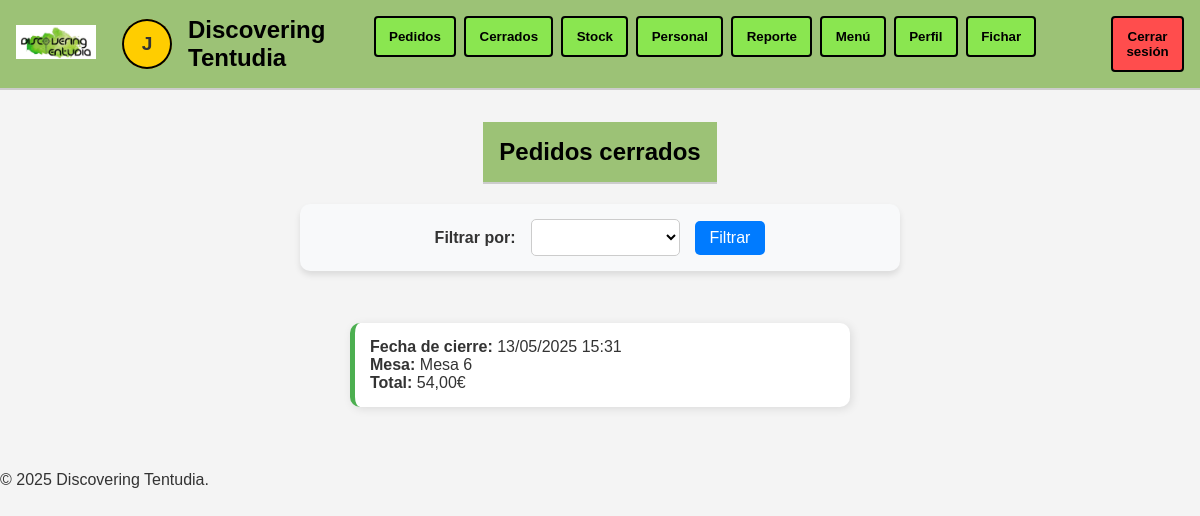
The page /pedidos_cerrados/ (signed in) on the database as committed earlier.
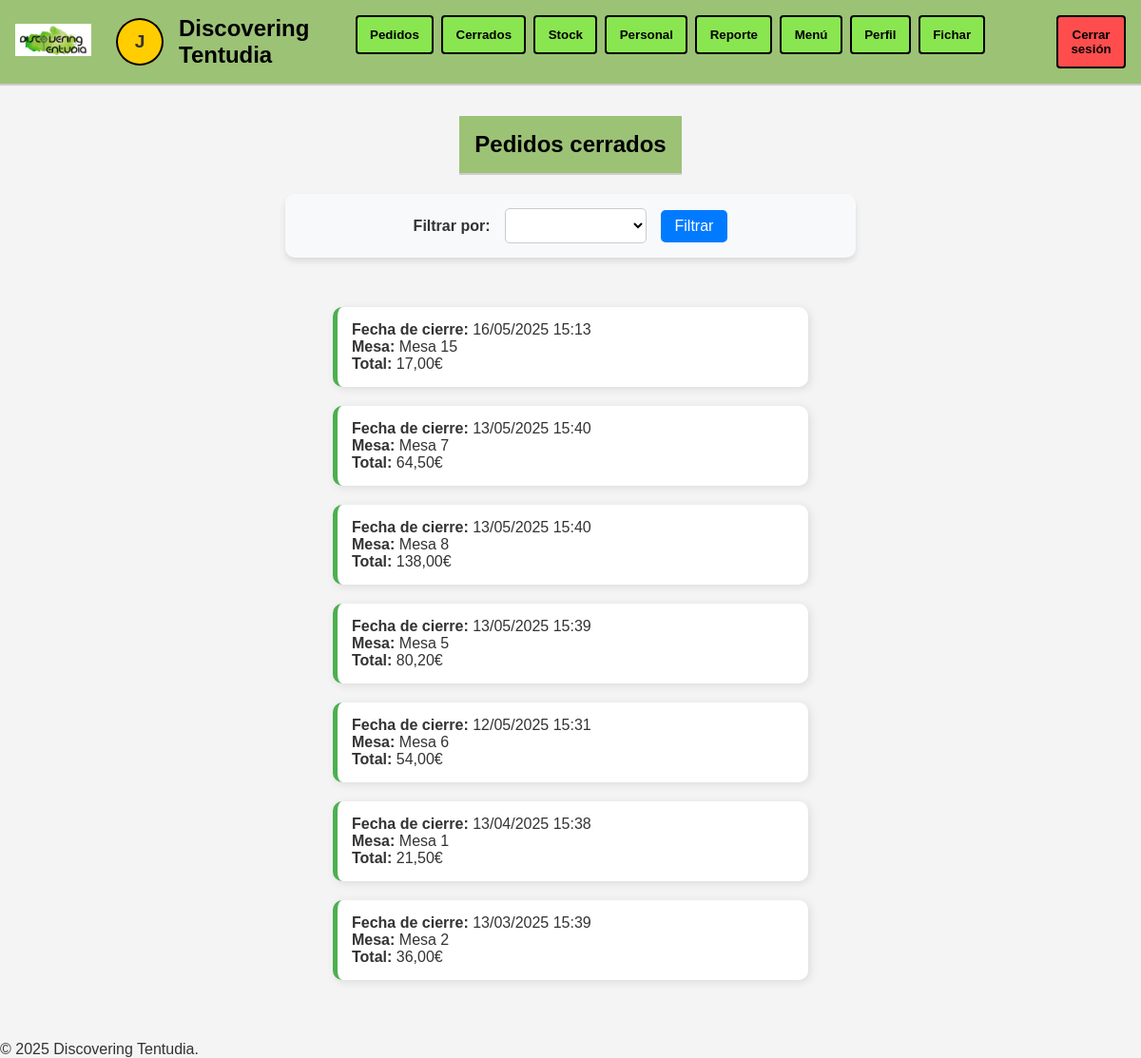
The same page on the database as committed later.
### tapAppGestion/models.py (models this page shows, shortened)
class Pedido(models.Model):
    mesa = models.CharField(max_length=50)
    numero_clientes = models.PositiveIntegerField()
    productos = models.ManyToManyField(Producto, through='PedidoProducto')
    camarero = models.ForeignKey(User, on_delete=models.CASCADE)  #camarero que toma el pedido
    pagado = models.BooleanField(default=False)
    fecha = models.DateTimeField(default=now)
    fecha_cierre = models.DateTimeField(null=True, blank=True)  # Fecha cuando se pagó

### tapAppGestion/views.py (the view)
# urls.py: path('pedidos_cerrados/', views.lista_pedidos_cerrados, name='lista_pedidos_cerrados'),
@login_required
def lista_pedidos_cerrados(request):
    filtro = request.GET.get('filtro', 'recientes')
    fecha_inicio = request.GET.get('fecha_inicio')
    fecha_fin = request.GET.get('fecha_fin')
    pedidos = Pedido.objects.filter(pagado=True).order_by('-fecha_cierre')
    if filtro == "ultima_semana":
        pedidos = pedidos.filter(fecha_cierre__gte=now() - timedelta(days=7))
    elif filtro == "ultimo_mes":
        pedidos = pedidos.filter(fecha_cierre__gte=now() - timedelta(days=30))
    elif filtro == "ultimo_ano":
        pedidos = pedidos.filter(fecha_cierre__gte=now() - timedelta(days=365))
    elif filtro == "por_fecha" and fecha_inicio and fecha_fin:
        pedidos = pedidos.filter(fecha_cierre__date__range=[fecha_inicio, fecha_fin])
    elif filtro == "por_mes":
        mes = request.GET.get('mes')
        if mes:
            pedidos = pedidos.filter(fecha_cierre__year=mes.split('-')[0], fecha_cierre__month=mes.split('-')[1])
    elif filtro == "por_dia":
        dia = request.GET.get('dia')
        if dia:
            pedidos = pedidos.filter(fecha_cierre__date=dia)
    pedidos_con_precio = []
    for pedido in pedidos:
        total_pedido = pedido.pedidoproducto_set.aggregate(total=Sum(F('producto__precio') * F('cantidad')))['total'] or 0
        pedido.fecha_cierre = localtime(pedido.fecha_cierre)
        pedidos_con_precio.append({'pedido': pedido, 'total_pedido': total_pedido, 'pedido.fecha_cierre': pedido.fecha_cierre})
    return render(request, 'lista_pedidos_cerrados.html', {
        'pedidos_con_precio': pedidos_con_precio,
        'filtro_actual': filtro
    })

### tapAppGestion/templates/lista_pedidos_cerrados.html (shortened to what this page needs)
{% extends 'base.html' %}
{% load tz %}
{% load static %}
{% block content %}
<!DOCTYPE html>
<html lang="es">
<head>
    <link rel="stylesheet" type="text/css" href="{% static 'css/stylesListaPedidos.css' %}">
</head>
<body>
    <header>
        <div>
            <h1>Pedidos cerrados</h1>
        </div>
    </header>
    <form method="get" class="filtro-form">
        <label for="filtro">Filtrar por:</label>
        <select name="filtro" id="filtro">
            <option value="recientes" {% if filtro_actual == "recientes" %}selected{% endif %}>
                <option value="ultima_semana" {% if filtro_actual == "ultima_semana" %}selected{% endif %}>Última semana</option>
        </select>
        <button type="submit">Filtrar</button>
    </form>
    <main class="lista-pedidos-container">
        {% for item in pedidos_con_precio %}
        <a href="{% url 'detalle_pedido_cerrado' item.pedido.id %}" class="pedido-link">
            <div class="pedido-card">
                <p><strong>Fecha de cierre:</strong> {{ item.pedido.fecha_cierre|timezone:"Europe/Madrid"|date:"d/m/Y H:i" }}</p>
                <p><strong>Mesa:</strong> {{ item.pedido.mesa }}</p>
                <p><strong>Total:</strong> {{ item.total_pedido|floatformat:2 }}€</p>
            </div>
        </a>
        {% empty %}
        <p>No hay pedidos cerrados.</p>
        {% endfor %}
    </main>
</body>
</html>
{% endblock %}

Rows that differ between the two databases and show on the page:
added Pedido: pedido.fecha_cierre "16/05/2025 15:13", pedido.mesa "Mesa 15", total_pedido "17,00"
now on this page (row edited): Pedido: pedido.fecha_cierre "13/05/2025 15:40", pedido.mesa "Mesa 7", total_pedido "64,50"
added Pedido: pedido.fecha_cierre "13/05/2025 15:40", pedido.mesa "Mesa 8", total_pedido "138,00"
now on this page (row edited): Pedido: pedido.fecha_cierre "13/05/2025 15:39", pedido.mesa "Mesa 5", total_pedido "80,20"
changed Pedido "Mesa 6": pedido.fecha_cierre "13/05/2025 15:31" → "12/05/2025 15:31"
now on this page (row edited): Pedido: pedido.fecha_cierre "13/04/2025 15:38", pedido.mesa "Mesa 1", total_pedido "21,50"
now on this page (row edited): Pedido: pedido.fecha_cierre "13/03/2025 15:39", pedido.mesa "Mesa 2", total_pedido "36,00"
